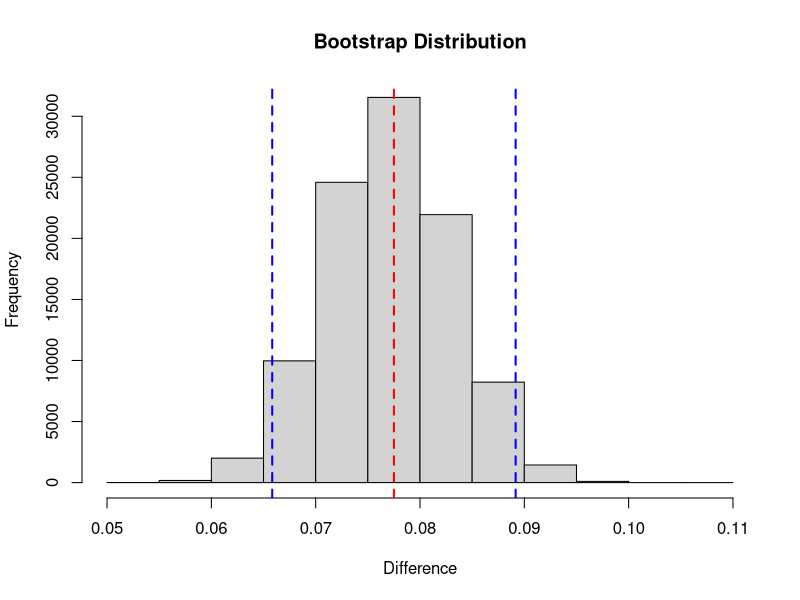

The R script that drew this image:
# Vectors containing the times of each swimmer. Ordering is critical
wetsuit <- c(1.57, 1.47, 1.42, 1.35, 1.22, 1.75, 1.64, 1.57, 1.56, 1.53, 1.49, 1.51)
none <- c(1.49, 1.37, 1.35, 1.27, 1.12, 1.64, 1.59, 1.52, 1.50, 1.45, 1.44, 1.41)

# Create a vector of the 12 paired differences
Diff <- wetsuit - none
mean(Diff)

# Calculate the mean difference in original sample
observed <-mean(Diff) 
observed
n <- length(Diff)

# Create a numeric vector size N to store the resampled paird differences
N <- 10^5
boot.diff <- numeric(N)

# Create bootstrap samples by picking n difference from original sample
# With replacement, and then find mean of those differences.
for (i in 1:N)
{
  result <- sample(Diff, n, replace = TRUE)
  boot.diff[i] <- mean(result)
}

# Calculate lower and upper cutoffs
# for the 95% Bootstrap CI
lower <- quantile(boot.diff, probs = 0.025)
upper <- quantile(boot.diff, probs = 0.975)
lower
upper

# Display results of bootstrap distribution
hist(boot.diff, xlab = "Difference", 
     main = "Bootstrap Distribution")
abline(v = observed, col = "red", lwd = 2, lty = 2)
abline(v = lower, col = "blue", lwd = 2, lty = 2)
abline(v = upper, col = "blue", lwd = 2, lty = 2)

mean(boot.diff)
sd(boot.diff)



